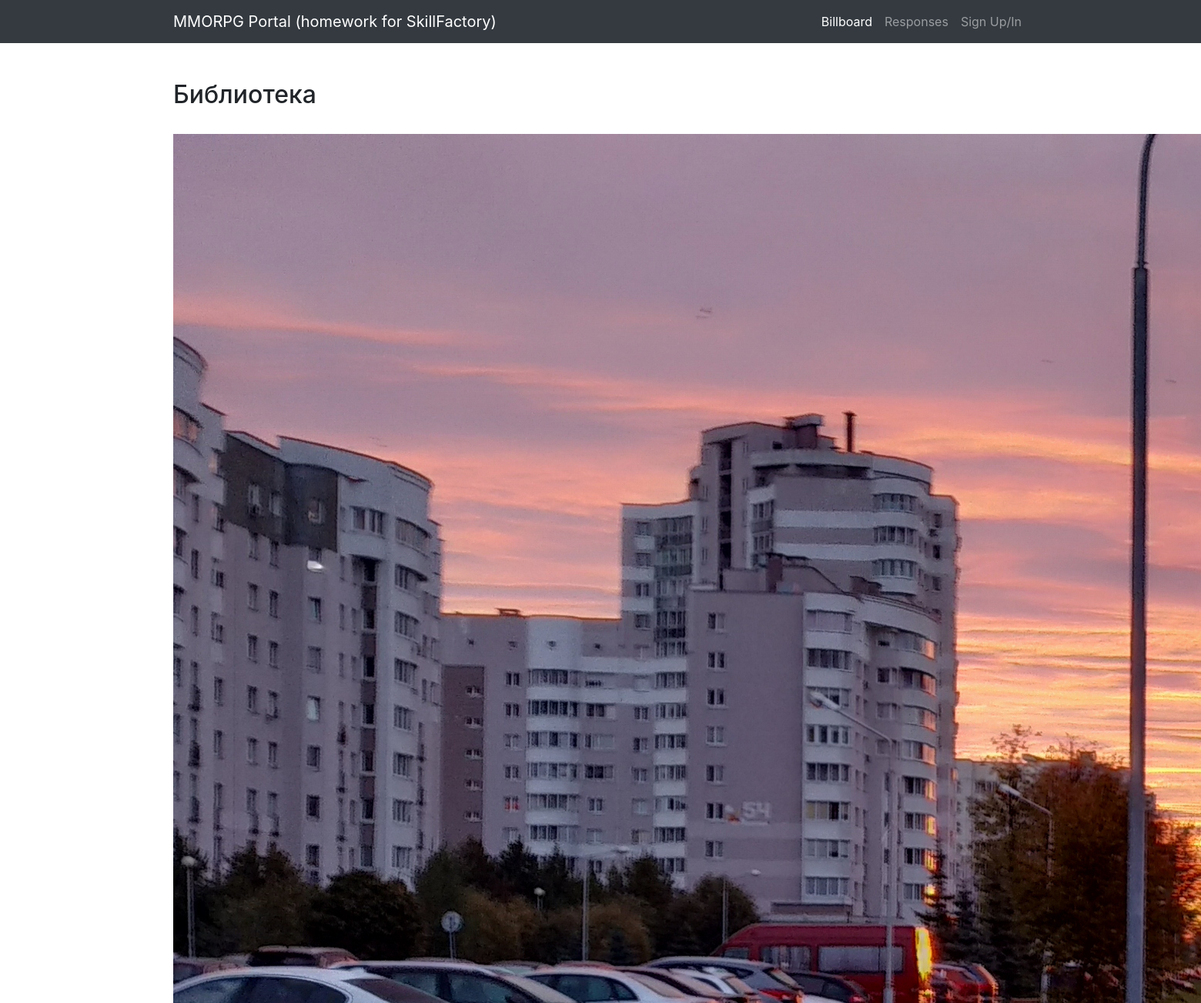
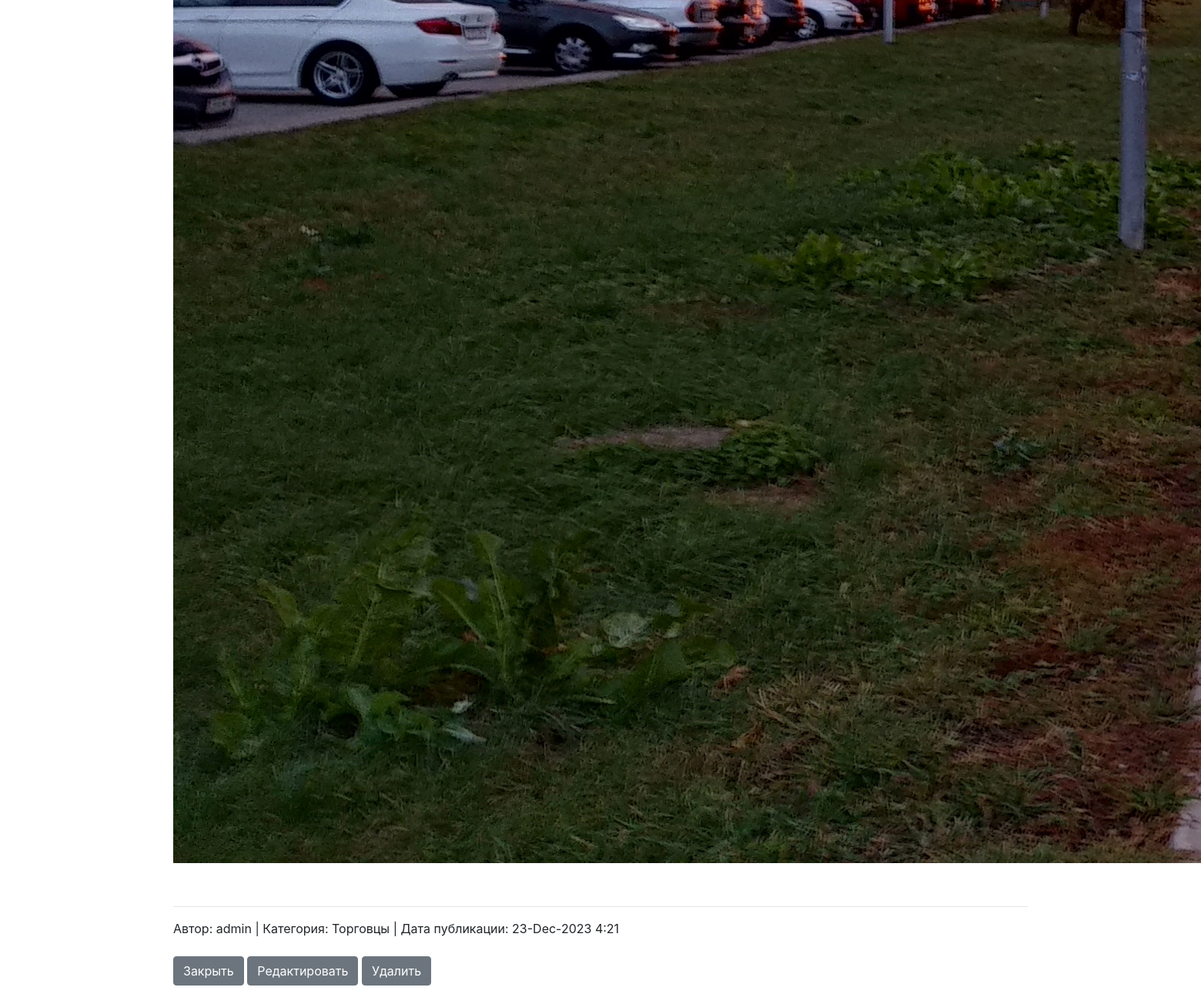
/post/1, run on the app's committed database (2 pictures, top to bottom).
### board/models.py (models this page shows)
class Post(models.Model):
    CAT = (('tanks', 'Танки'),
           ('healers', 'Хилы'),
           ('damage_dealers', 'ДД'),
           ('dealers', 'Торговцы'),
           ('gildmasters', 'Гилдмастеры'),
           ('quest_givers', 'Квестгиверы'),
           ('blacksmiths', 'Кузнецы'),
           ('tanners', 'Кожевники'),
           ('potion_makers', 'Зельевары'),
           ('spell_masters', 'Мастера заклинаний'))
    author = models.ForeignKey(User, on_delete=models.CASCADE)
    category = models.CharField(max_length=15, choices=CAT, verbose_name='Категория')
    dateCreation = models.DateTimeField(auto_now_add=True)
    title = models.CharField(max_length=256, verbose_name='Название')
    text = RichTextUploadingField()

### board/views.py (the view)
# urls.py: path('post/<int:pk>', PostItem.as_view()),
class PostItem(DetailView):
    model = Post
    template_name = 'post_item.html'
    context_object_name = 'post'
    def get_context_data(self, **kwargs):
        context = super().get_context_data(**kwargs)
        if Response.objects.filter(author_id=self.request.user.id).filter(post_id=self.kwargs.get('pk')):
            context['respond'] = "Откликнулся"
        elif self.request.user == Post.objects.get(pk=self.kwargs.get('pk')).author:
            context['respond'] = "Мое_объявление"
        return context

### templates/post_item.html (shortened to what this page needs)
{% extends 'default.html' %}
{% block content %}
    <br><br>
    {% autoescape off %}
    <h2>{{ post.title }}</h2><br>
    <span>{{ post.text }}<br></span>
    {% endautoescape %}
    <hr>
    <span>Автор: {{ post.author }}</span>
    <span>| Категория: {{ post.get_category_display }}</span>
    <span>| Дата публикации: {{ post.dateCreation|date:'d-M-Y f' }}</span>
    <br><br>
    <a class="btn btn-secondary" href="{% url 'index' %}" role="button">Закрыть</a>
    <a class="btn btn-secondary" href="/post/{{ post.id }}/edit" role="button">Редактировать</a>
    <a class="btn btn-secondary" href="/post/{{ post.id }}/delete" role="button">Удалить</a>
    <br><br>
{% endblock content %}

### data on the page
Post: title "Библиотека", text (picture), author "admin", category "Торговцы", dateCreation "23-Dec-2023 4:21"
